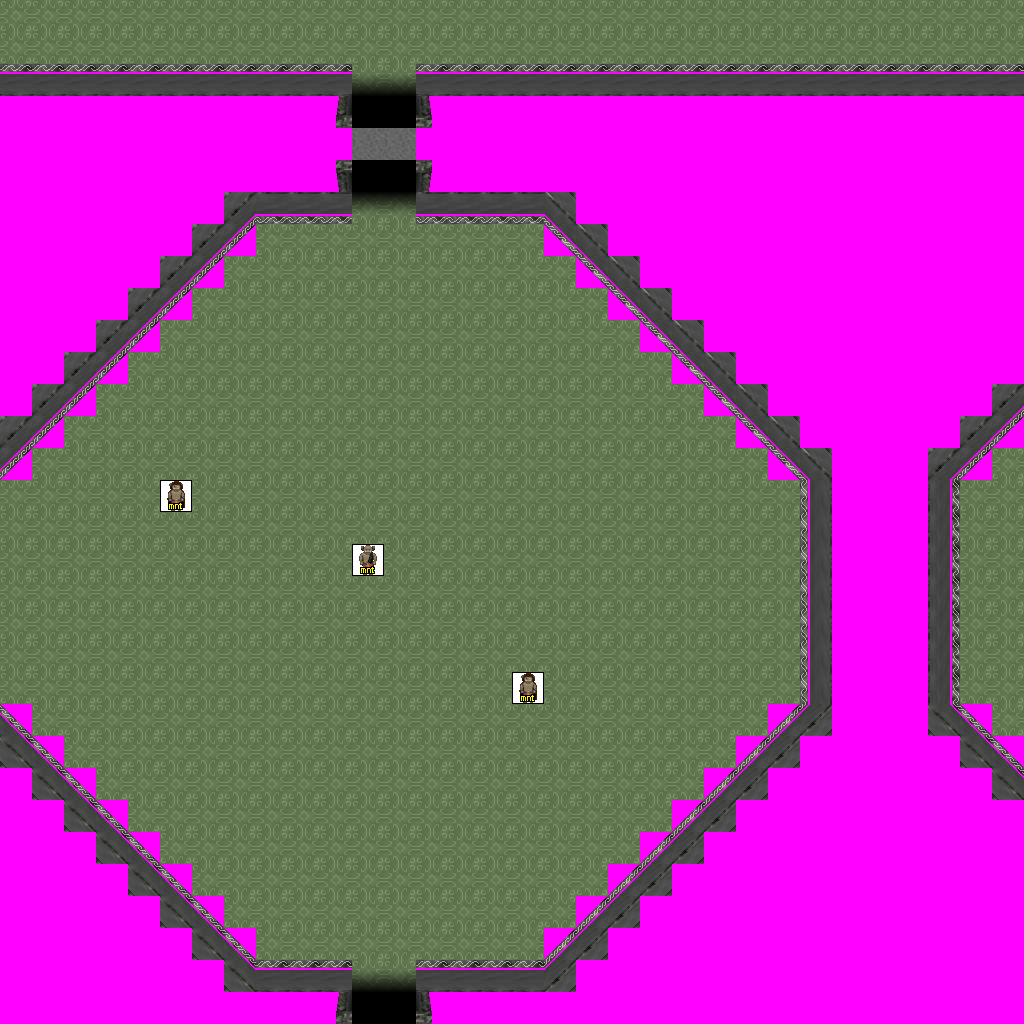

This is a level from a 2D game, rendered from its Tiled map with the project's own tilesets. A one-line summary and the map file follow, with tile-layer data summarised:
An orthogonal 32x32 tile map with 32x32 px tiles, 7 tile layers (Ground, Objects, Above, Walkable, ...), 5 tilesets and 10 objects (5x newmap, from_west_0, from_west_1, from_east_0, from_north_0, ...).

<map version="1.0" orientation="orthogonal" width="32" height="32" tilewidth="32" tileheight="32">
 <tileset firstgid="1" name="logic_creature_mountain_orc" tilewidth="32" tileheight="32">
  <image source="../drawable/logic_creature_mountain_orc.png" width="128" height="32" />
 </tileset>
 <tileset firstgid="5" name="ground_indoor_floor" tilewidth="32" tileheight="32">
  <image source="../drawable/ground_indoor_floor.png" width="96" height="32" />
 </tileset>
 <tileset firstgid="8" name="building_wall_int_grey" tilewidth="32" tileheight="32">
  <image source="../drawable/building_wall_int_grey.png" width="352" height="352" />
 </tileset>
 <tileset firstgid="129" name="building_entrance_grey" tilewidth="32" tileheight="32">
  <image source="../drawable/building_entrance_grey.png" width="160" height="160" />
 </tileset>
 <tileset firstgid="154" name="walkable_sentinel" tilewidth="32" tileheight="32">
  <image source="../drawable/walkable_sentinel.png" width="32" height="32" />
 </tileset>
 <layer name="Ground" width="32" height="32">
  <data>[1024 cells, 1018 non-empty, 12 distinct tile ids]</data>
 </layer>
 <layer name="Objects" width="32" height="32">
  <data>[1024 cells, 12 non-empty, 6 distinct tile ids]</data>
 </layer>
 <layer name="Above" width="32" height="32">
  <data>[1024 cells, 16 non-empty, 3 distinct tile ids]</data>
 </layer>
 <layer name="Walkable" width="32" height="32">
  <data>[1024 cells, 499 non-empty, 1 distinct tile ids]</data>
 </layer>
 <layer name="Objects_stendhal" width="32" height="32">
  <data>[1024 cells, 152 non-empty, 20 distinct tile ids]</data>
 </layer>
 <layer name="Above_stendhal" width="32" height="32">
  <data>[1024 cells, 0 non-empty, 0 distinct tile ids]</data>
 </layer>
 <layer name="Objects_stendhal2" width="32" height="32">
  <data>[1024 cells, 3 non-empty, 2 distinct tile ids]</data>
 </layer>
 <objectgroup name="Mapevents" width="32" height="32">
  <object name="exit_east_0" type="newmap" x="992" y="0" width="32" height="64">
   <properties>
    <property name="map" value="level_1_ados_abandoned_keep_x2_y1" />
    <property name="place" value="from_east_0" />
   </properties>
  </object>
  <object name="exit_east_1" type="newmap" x="992" y="448" width="32" height="288">
   <properties>
    <property name="map" value="level_1_ados_abandoned_keep_x2_y1" />
    <property name="place" value="from_east_1" />
   </properties>
  </object>
  <object name="exit_west_0" type="newmap" x="0" y="0" width="32" height="64">
   <properties>
    <property name="map" value="level_1_ados_abandoned_keep_x0_y1" />
    <property name="place" value="from_west_0" />
   </properties>
  </object>
  <object name="exit_south_0" type="newmap" x="352" y="992" width="64" height="32">
   <properties>
    <property name="map" value="level_1_ados_abandoned_keep_x1_y2" />
    <property name="place" value="from_south_0" />
   </properties>
  </object>
  <object name="exit_north_0" type="newmap" x="0" y="0" width="1024" height="32">
   <properties>
    <property name="map" value="level_1_ados_abandoned_keep_x1_y0" />
    <property name="place" value="from_north_0" />
   </properties>
  </object>
 </objectgroup>
 <objectgroup name="Spawn" width="32" height="32">
  <object name="from_west_0" x="992" y="32" width="32" height="32" />
  <object name="from_west_1" x="992" y="576" width="32" height="32" />
  <object name="from_east_0" x="0" y="32" width="32" height="32" />
  <object name="from_north_0" x="384" y="992" width="32" height="32" />
  <object name="from_south_0" x="512" y="0" width="32" height="32" />
 </objectgroup>
 <objectgroup name="Keys" width="32" height="32" />
 <objectgroup name="Replace" width="32" height="32" />
</map>
